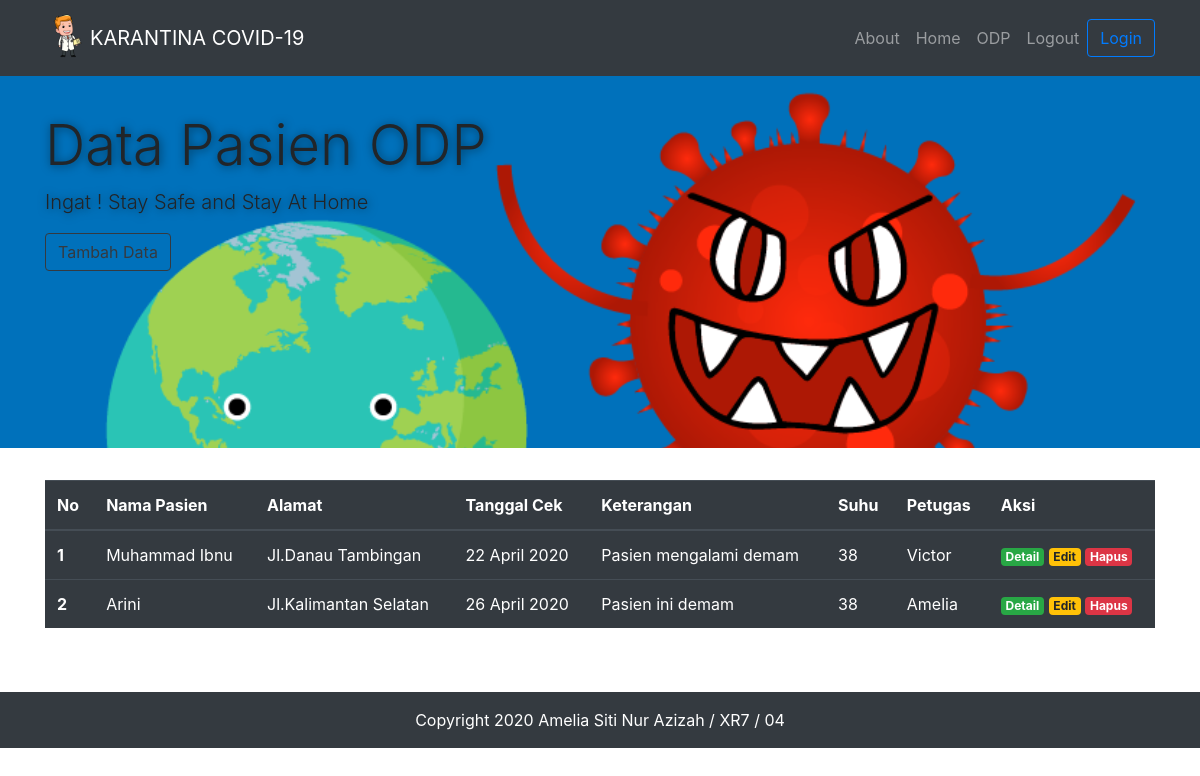
/odp/index.php, run on the app's committed database.
### tables this page shows
CREATE TABLE `odp` (
  `id_odp` int(5) NOT NULL,
  `nama` varchar(255) NOT NULL,
  `alamat` varchar(255) NOT NULL,
  `tgl_cek` date NOT NULL,
  `ket` varchar(255) NOT NULL,
  `id_suhu` int(3) NOT NULL,
  `id_petugas` int(3) NOT NULL
);

CREATE TABLE `suhu` (
  `id_suhu` int(3) NOT NULL,
  `suhu` int(30) NOT NULL
);

CREATE TABLE `petugas` (
  `id_petugas` int(3) NOT NULL,
  `nama_petugas` varchar(50) NOT NULL,
  `username` varchar(8) NOT NULL,
  `password` varchar(8) NOT NULL,
  `telp` varchar(13) NOT NULL
);

### odp/index.php (the view, shortened to what this page needs)
<?php
include '../koneksi.php';
include '../asset/header.php';
$sql = "SELECT * FROM odp o INNER JOIN suhu s ON o.id_suhu=s.id_suhu INNER JOIN petugas p ON o.id_petugas=p.id_petugas";
$res = mysqli_query($connect, $sql);
$odp = array();
while ($data = mysqli_fetch_assoc($res)) {
	$odp[] = $data;
}
?>
<!DOCTYPE html>
<html>
<head>
</head>
<body>
	<div class="jumbotron jumbotron-fluid">
	  <div class="container">
	    <h1 class="display-4">Data Pasien ODP</h1>
	    <p class="lead">Ingat ! Stay Safe and Stay At Home</p>
	    <a href="http://localhost/covid/odp/tambah.php" type="button" class="btn btn-outline-dark my-2 my-sm-0"> Tambah Data </a>
	  </div>
	</div>
	<section id="table-tambah" class="table-tambah">
	<div class="container">
		<div class="row mb-5">
			<div class="col">
				<table class="table table-hover table-dark">
				  <thead>
				    <tr>
				      <th scope="col">No</th>
				      <th scope="col">Nama Pasien</th>
				      <th scope="col">Alamat</th>
				      <th scope="col">Tanggal Cek</th>
				      <th scope="col">Keterangan</th>
				      <th scope="col">Suhu</th>
				      <th scope="col">Petugas</th>
				      <th scope="col">Aksi</th>
				    </tr>
				  </thead>
				  <?php
				  	$no = 1;
				  	foreach ($odp as $o) {?>
				  	<tr>
				      <th scope="row"><?=$no?></th>
				      <td><?=$o['nama']?></td>
				      <td><?=$o['alamat']?></td>
				      <td><?=date('d F Y', strtotime($o['tgl_cek']))?></td>
				      <td><?=$o['ket']?></td>
				      <td><?=$o['suhu']?></td>
				      <td><?=$o['nama_petugas']?></td>
				      <td>
				      	<a href="detail.php?id_odp=<?= $o['id_odp'];?>" class="badge badge-success">Detail</a>
						<a href="edit.php?id_odp=<?= $o['id_odp'];?>" class="badge badge-warning">Edit</a>
						<a href="hapus.php?id_odp=<?= $o['id_odp'];?>" class="badge badge-danger">Hapus</a>
				      </td>
				    </tr>
				    <?php
				    	$no++;
				  	}
				  ?>
				</table>
			</div>
		</div>
	</div>
	</section>
</body>
</html>
<?php
include '../asset/footer.php';
?>

### asset/header.php (shortened to what this page needs)
<!DOCTYPE html>
<html>
<head>
	<link rel="stylesheet" href="http://localhost/covid/asset/bootstrap/css/bootstrap.min.css">
	<link rel="stylesheet" href="http://localhost/covid/asset/fontawesome/css/all.min.css">
</head>
<body class="mt-5">
	<nav class="navbar fixed-top navbar-expand-lg navbar-dark bg-dark">
  <div class="container">
  <a class="navbar-brand" href="#"><div class="img-box"><img src="http://localhost/covid/asset/logo1.png" alt="logo"></div> KARANTINA COVID-19</a>
  <div class="collapse navbar-collapse nav justify-content-end" id="navbarNavAltMarkup">
    <div class="navbar-nav">
      <a class="nav-item nav-link" href="http://localhost/covid/about.php">About</a>
      <a class="nav-item nav-link" href="http://localhost/covid/index.php">Home</a>
      <a class="nav-item nav-link" href="http://localhost/covid/odp/index.php">ODP</a>
      <a class="nav-item nav-link" href="http://localhost/covid/login/logout.php">Logout</a>
    </div>
      <a href="http://localhost/covid/login/index.php" class="btn btn-outline-primary my-2 my-sm-0">Login</a>
  </div>
  </div>
</nav>
</body>
</html>

### asset/footer.php (shortened to what this page needs)
<!DOCTYPE html>
<html>
<head>
</head>
<body>
</body>
<footer class="bg-dark text-white">
	<div class="container">
		<div class="row pt-3">
			<div class="col text-center">
				<p>Copyright 2020 Amelia Siti Nur Azizah / XR7 / 04</p>
			</div>
		</div>
	</div>
</footer>
</html>

### asset/header.php (style rules this page uses)
.img-box { height: 50px; margin: auto; }
.img-box img { height: 90%; }
.navbar-brand { display: flex; align-items: center; }

### odp/index.php (style rules this page uses)
.jumbotron { height: 400px; background-image: url("back.png"); background-attachment: fixed; background-size: cover; background-position: 0 -30px; }
.jumbotron h1, .jumbotron p { text-shadow: 1px 1px 10px rgba(0, 0, 0, 0.5); }

### data on the page
odp: nama "Muhammad Ibnu", alamat "Jl.Danau Tambingan", tgl_cek "22 April 2020", ket "Pasien mengalami demam", id_suhu.suhu "38", id_petugas.nama_petugas "Victor"
odp: nama "Arini", alamat "Jl.Kalimantan Selatan", tgl_cek "26 April 2020", ket "Pasien ini demam", id_suhu.suhu "38", id_petugas.nama_petugas "Amelia"
